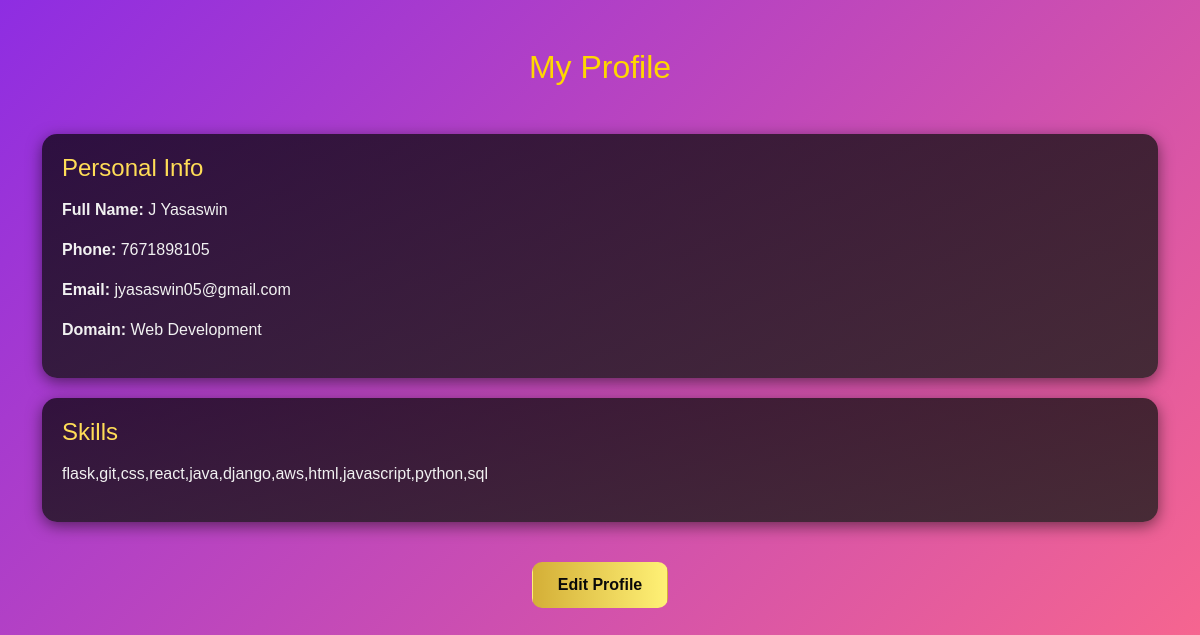
Screenshot of /profile (signed in) with the database file from the repository.
### tables this page shows
CREATE TABLE users (
            id INTEGER PRIMARY KEY AUTOINCREMENT,
            username TEXT UNIQUE NOT NULL,
            email TEXT UNIQUE NOT NULL,
            password TEXT NOT NULL,
            fullname TEXT,
            contact TEXT,
            resume TEXT,
            skills TEXT,
            domain TEXT
        );

### app.py (the view)
@app.route("/profile")
def profile():
    if "user_id" not in session:
        return redirect(url_for("login"))
    conn = get_db_connection()
    user = conn.execute("SELECT * FROM users WHERE id = ?", (session["user_id"],)).fetchone()
    conn.close()
    return render_template("profile.html", user=user)

### app.py (called while the page is built)
def get_db_connection():
    conn = sqlite3.connect("users.db")
    conn.row_factory = sqlite3.Row
    return conn

### templates/profile.html (shortened to what this page needs)
<!DOCTYPE html>
<html lang="en">
<head>
<link href="https://cdn.jsdelivr.net/npm/bootstrap@5.3.2/dist/css/bootstrap.min.css" rel="stylesheet">
</head>
<body class="container py-5">
<h2 class="text-center mb-5">My Profile</h2>
<div class="section-card">
  <h4>Personal Info</h4>
  <p><b>Full Name:</b> {{ user[4] }}</p>
  <p><b>Phone:</b> {{ user[5] }}</p>
  <p><b>Email:</b> {{ user[2] }}</p>
  <p><b>Domain:</b> {{ user[8] }}</p>
</div>
<div class="section-card">
  <h4>Skills</h4>
  {% if user[7] %}
    <p>{{ user[7] }}</p>
  {% else %}
    <p>No skills extracted.</p>
  {% endif %}
</div>
<div class="text-center">
  <a href="{{ url_for('edit_profile') }}" class="btn btn-custom">Edit Profile</a>
</div>
</body>
</html>

### templates/profile.html (style rules this page uses)
body { background: linear-gradient(135deg, #8e2de2, #ff6a88); color: #f1f1f1; font-family: Arial, sans-serif; min-height: 100vh; }
.section-card { background: linear-gradient(to bottom right, rgba(0,0,0,0.7), rgba(30,30,30,0.8)); padding: 20px; border-radius: 15px; margin-bottom: 20px; box-shadow: 0 4px 15px rgba(0,0,0,0.5); transition: transform 0.3s, box-shadow 0.3s; }
h2 { color: #ffd700; }
h4 { color: #ffdd57; margin-bottom: 15px; }
p b { color: #f1f1f1; }
.btn-custom { background: linear-gradient(to right, #d4af37, #fff176); color: #0a0a0a; font-weight: bold; margin-top: 20px; padding: 10px 25px; border-radius: 10px; transition: 0.3s; }

### rows the page displays
users: fullname "J Yasaswin", contact "7671898105", email "jyasaswin05@gmail.com", domain "Web Development", skills "flask,git,css,react,java,django,aws,html,javascript,python,sql"
